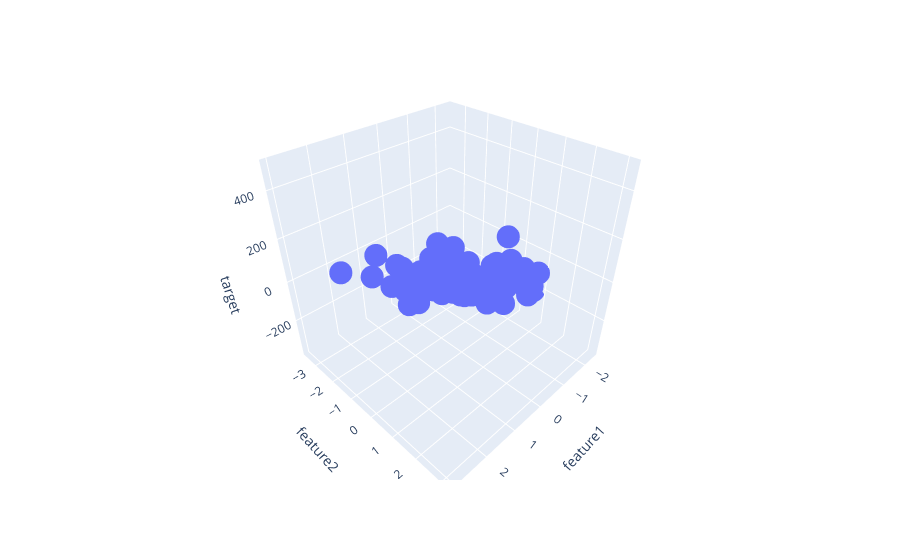

Source (notebook cell):
### Code cell
fig = px.scatter_3d(df,x='feature1', y='feature2', z='target')
fig.show()
